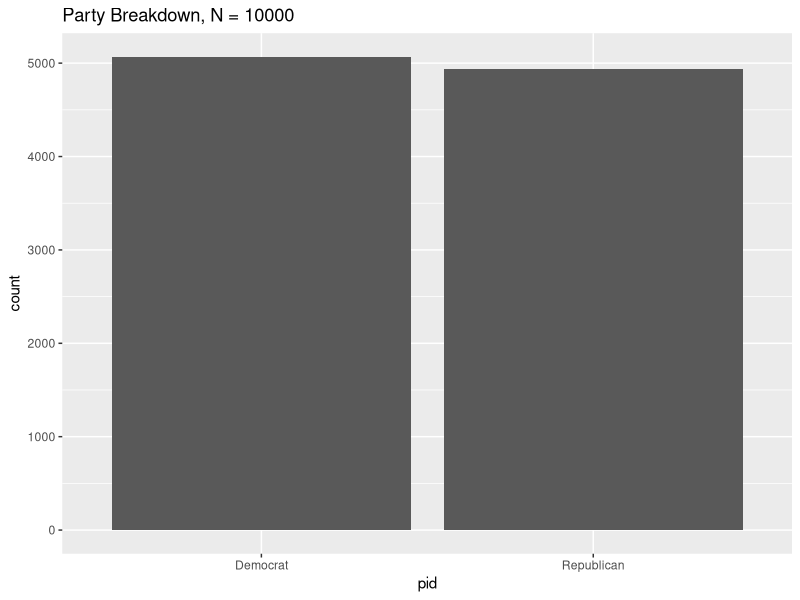
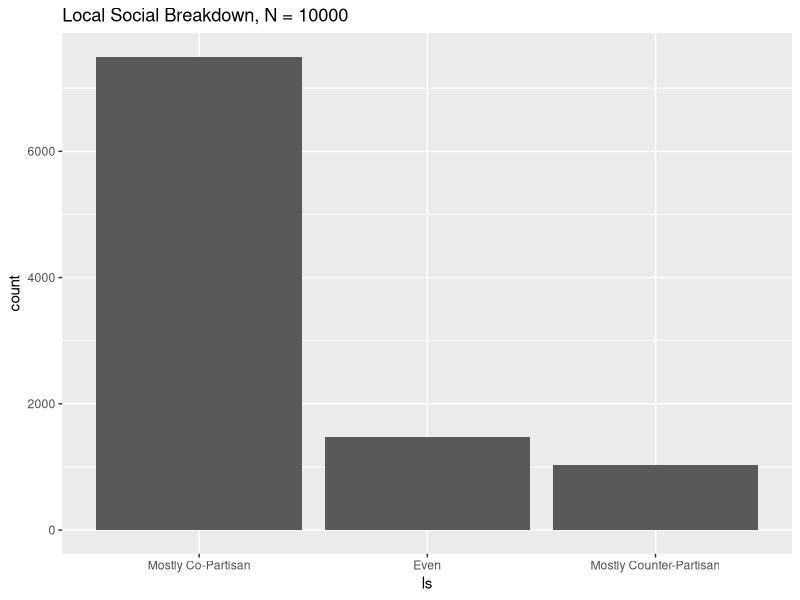
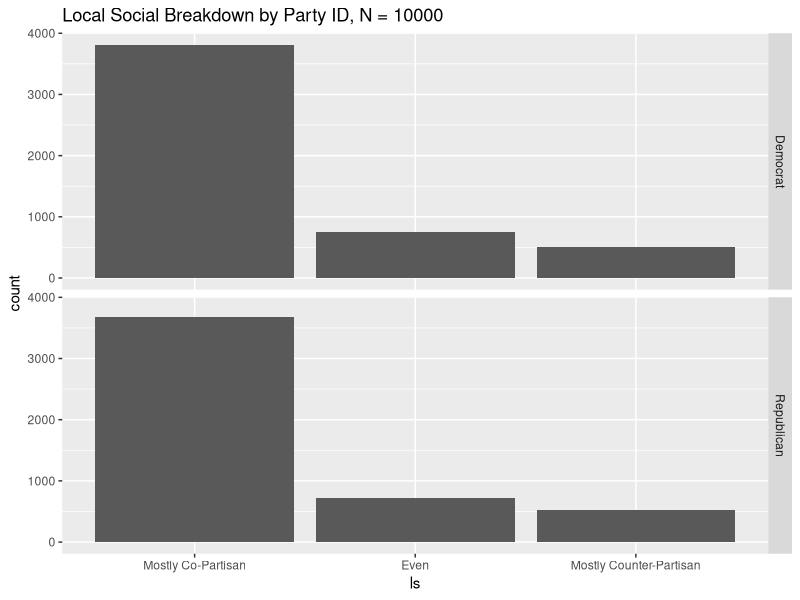
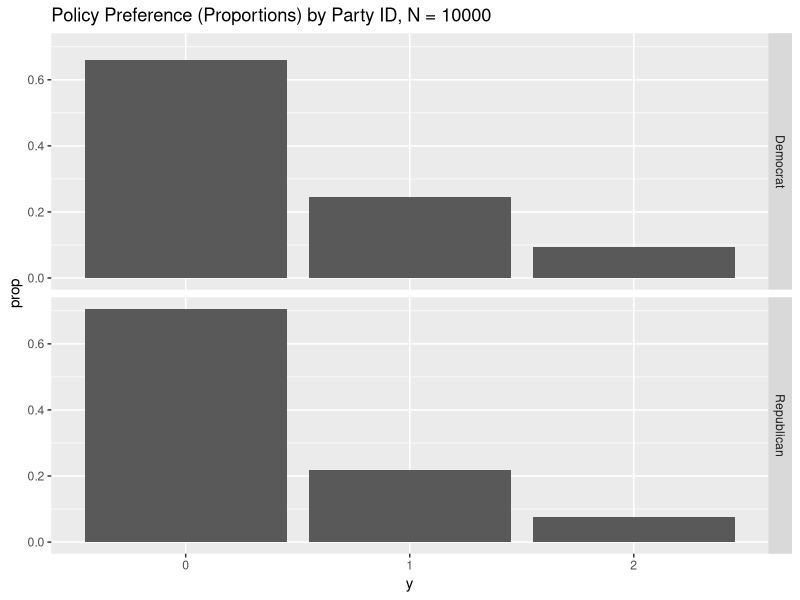
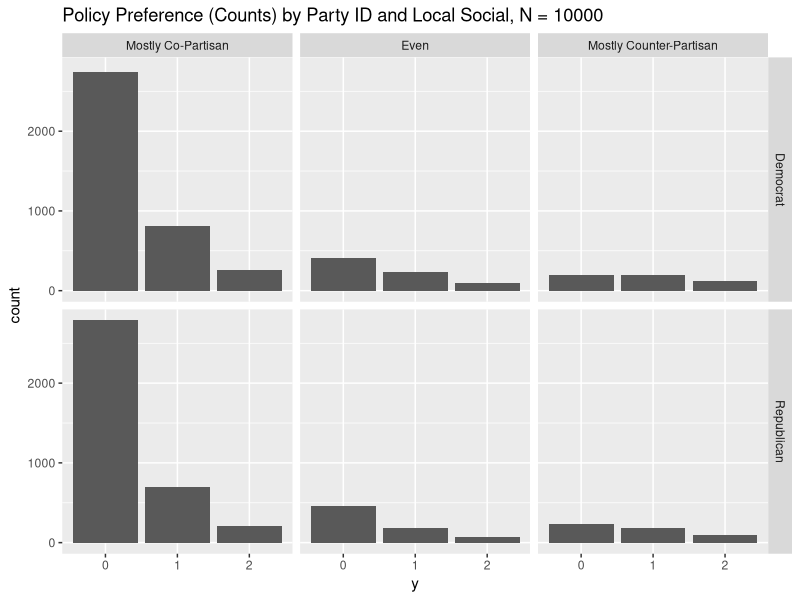
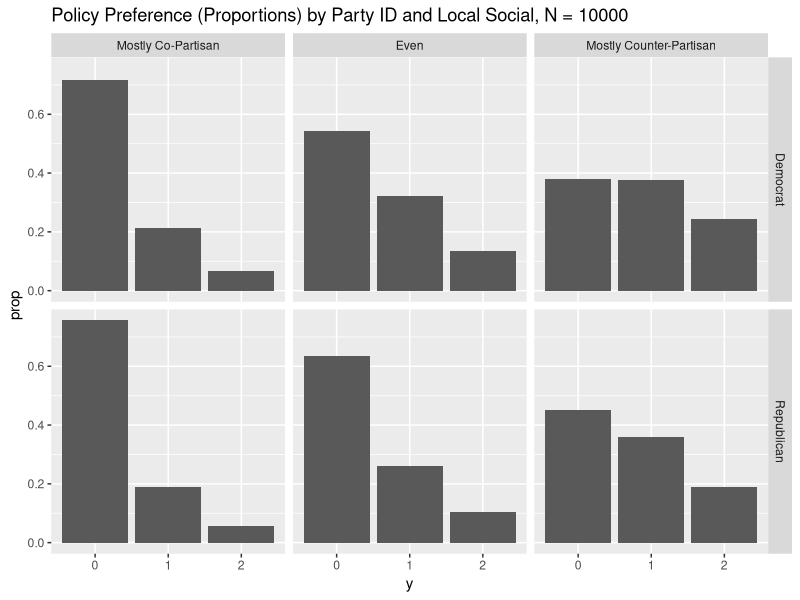

Reproduce these figures in R, in order.
library(dplyr)
library(ggplot2)
library(MASS)
library(patchwork)
library(arm)

# Helper function to create model parameters intuitively
make_params <- function(p_dem, p_rep, p_counter_dem, c, sigma=0) {
  # `p_dem`: desired P(Y_i = 0 | P_i = 0, L_i = 0), which is the probability that a
  # Democrat (P_i = 0) with mostly Democratic friends (L_i = 0) has a co-partisan
  # policy preference (Y_i = 0).
  
  # `p_rep`: desired P(Y_i = 0 | P_i = 1, L_i = 0), which is the probability that a
  # Republican (P_i = 1) with mostly Republican friends (L_i = 0) has a co-partisan
  # policy preference (Y_i = 0).
  
  # `p_counter_dem`: desired P(Y_i = 2 | P_i = 0, L_i = 0), which is the probability that a
  # Democrat (P_i = 0) with mostly Democratic friends (L_i = 0) takes a completely
  # counter-partisan policy preference (Y_i = 2).
  
  # `c`: coefficient for counterpartisanship in social group. The higher this
  # is, the greater the correlation between counterpartisan friends and
  # counterpartisan policy preferences.
  
  # `sigma`: scale for logistic distribution representing additional
  # person-level variation not explained by party ID or local social
  
  # Intercept
  a <- logit(1 - p_dem)
  
  # Coefficient for Republican
  b <- logit(1 - p_rep) - a
  
  # Cutoff parameter shifting log-odds for P(Y_i > 1)
  d <- a - logit(p_counter_dem)
  
  params <- list(a=a, b=b, c=c, d=d, sigma=sigma)
  return(params)
}

# Helper function to calculate policy preference probabilities for each person
probs <- function(party_id, local_social, params, noise=0) {
  # `party_id`: vector with entries in {0, 1}
  # `local_social`: vector with entries in {0, 1, 2}
  # `params`: list, output from `make_params`
  # `noise`: optional, vector of random individual-level logistic noise
  
  # Calculate the base log-odds, logit[ P(Y_i > 0) ]
  log_odds <- params$a + params$b * party_id + params$c * local_social + noise
  
  # Calculate the actual probabilities of each policy preference
  p_gt_0 <- invlogit(log_odds) # P(Y_i > 0)
  p_gt_1 <- invlogit(log_odds - params$d) # P(Y_i > 1)
  
  # We obtain the probabilities for specific preference values as follows
  #   P(Y_i = 0) = 1 - P(Y_i > 0) = 1 - p_gt_0
  #   P(Y_i = 1) = P(Y_i > 0) - P(Y_i > 1) = p_gt_0 - p_gt_1
  #   P(Y_i = 2) = P(Y_i > 1) = p_gt_1
  p <- cbind(1 - p_gt_0, p_gt_0 - p_gt_1, p_gt_1)
  colnames(p) <- c("p0", "p1", "p2")
  return(p)
}

add_helper_columns <- function(df) {
  # `df`: data.frame containing columns `party_id`, `local_social`
  party_names <- c("Democrat", "Republican")
  local_social_levels <- c("Mostly Co-Partisan", "Even", "Mostly Counter-Partisan")
  
  pid <- factor(party_names[df$party_id + 1], levels=party_names)
  
  ls <- factor(
    local_social_levels[df$local_social + 1],
    levels=local_social_levels
  )
  
  return(data.frame(cbind(pid, ls, df)))
}

simulate_data <- function(N, params) {
  # P_i, party_id. coded as 0 for D, 1 for R.
  party_id <- rbinom(N, 1, 0.5)
  
  # Let's say that people answer according to the following distribution:
  #   Mostly co-partisan (0):        0.75
  #   Roughly even (1):              0.2
  #   Mostly counter-partisan (2):   0.05
  
  # L_i, local social partisanship
  ls_probs <- c(0.75, 0.15, 0.1)
  local_social <- sample(0:2, N, replace=TRUE, prob=ls_probs)
  
  # For simplicity, start with one economic question on a 3-point scale.
  # For example: "The current income tax rate for the highest tax bracket is
  # 37%. Should it be raised, lowered or kept the same?"
  #     i) Raised ii) Kept the same iii) Lowered
  # Denote this by Y_i. Code the variable such that
  #     0: Expected partisan position. "Raised" for D, "Lowered" for R.
  #     1: Middle option.
  #     2: Counter-partisan position. "Lowered" for D, "Raised" for R.
  
  # The ordinal regression model for this problem can be written as:
  # P(Y_i > 0) = invlogit(a + XB)
  # P(Y_i > 1) = invlogit(a + XB - c)
  
  # Additionally, we treat the categorical predictor L_i as a continuous
  # variable, essentially meaning that we assume the "effect" on policy
  # preferences is the samewhen comparing 0 to 1 or 1 to 2. This way,
  # we only have one parameter whose significance we need to assess, simplifying
  # the power analysis.
  
  # Our model is thus:
  #    P(Y_i > 0) = invlogit(a + b * P_i + c * L_i + epsilon),
  #    P(Y_i > 1) = invlogit(a + b * P_i + c * L_i - d + epsilon).
  
  # Generate additional person-level variation not explained by party ID or local social
  eps <- rnorm(N, 0, params$sigma)
  
  # Calculate the probabilities of each person having each preference,
  # based on the proided params a, b, c, d, and the generated variation epsilon.
  p <- probs(party_id, local_social, params, eps)
  
  # Generate outcome variable from these probabilities
  y <- rep(0, N)
  for (i in 1:N) {
    y[i] <- sample(0:2, 1, prob=p[i,])
  }
  
  result <- data.frame(cbind(party_id, local_social, y, p))
  
  # Add some helper columns
  result <- add_helper_columns(result)
  
  # change `y` to a factor for use in polr down the line
  result$y <- factor(result$y, levels=0:2)
  
  return(result)
}

plot_simulation <- function(data) {
  N <- nrow(data)
  print(
    ggplot(data, aes(x=pid)) +
    geom_bar() +
    ggtitle(paste0("Party Breakdown, N = ", N))
    )
  
  print(
    ggplot(data, aes(x=ls)) +
    geom_bar() +
    ggtitle(paste0("Local Social Breakdown, N = ", N))
    )
  
  print(
    ggplot(data, aes(x=ls)) +
    geom_bar() +
    facet_grid(rows=vars(pid)) +
    ggtitle(paste0("Local Social Breakdown by Party ID, N = ", N))
    )
  
  # probs
  data %>% distinct(party_id, local_social, .keep_all=TRUE) %>%
    arrange(party_id, local_social) %>%
    dplyr::select(-c(y, party_id, local_social)) %>%
    relocate(pid, ls)
  
  print(
    ggplot(data, aes(x=y)) +
    geom_bar(aes(y=after_stat(prop), group=1)) +
    facet_grid(vars(pid)) +
    ggtitle(paste0("Policy Preference (Proportions) by Party ID, N = ", N))
    )
  
  print(
    ggplot(data, aes(x=y)) +
    geom_bar() +
    facet_grid(vars(pid), vars(ls)) +
    ggtitle(paste0("Policy Preference (Counts) by Party ID and Local Social, N = ", N))
    )
  
  print(
    ggplot(data, aes(x=y)) +
    geom_bar(aes(y=..prop.., group=1)) +
    facet_grid(vars(pid), vars(ls)) +
    ggtitle(paste0("Policy Preference (Proportions) by Party ID and Local Social, N = ", N))
    )
}
fit_model <- function (data) {
  model <- polr(y ~ party_id + local_social, data, Hess=TRUE)
  return(model)
}

run_sims <- function (n_iter, n_sample, params, alpha=0.05) {
  ests <- rep(0, n_iter)
  ses <- rep(0, n_iter)
  signif <- rep(FALSE, n_iter)
  
  for (i in 1:n_iter) {
    data <- simulate_data(n_sample, params)
    g <- fit_model(data)
    
    ests[i] <- as.numeric(g$coefficients["local_social"])
    ses[i] <- sqrt(diag(vcov(g))["local_social"])
    
    ci <- suppressMessages(confint(g, level=1-alpha))
    lower_gt_0 <- ci["local_social", 1] > 0
    upper_lt_0 <- ci["local_social", 2] < 0
    signif[i] <- lower_gt_0 || upper_lt_0
  }
  return(data.frame(cbind(ests, ses, signif)))
}

check_power <- function(n_iter, n_sample, params, alpha=0.05) {
  result <- run_sims(N_iter, N, params, alpha=alpha)
  return(mean(result$signif))
}

# p that a democrat with mostly dem friends has a dem view
p_dem <- 0.75 
# p that a republican with mostly rep friends has rep view
p_rep <- 0.8 
# p that a dem with mostly dem friends has a rep view
p_counter_dem <- 0.05

# "effect" size. higher c means it's more likely that people with
# counter-partisan friends will have counter-partisan views
c <- 0.8

# noise scale
sigma <- 1

params <- make_params(p_dem, p_rep, p_counter_dem, c, sigma)

data <- simulate_data(10000, params)
plot_simulation(data)
display(fit_model(data))

N_iter <- 1000
N <- 300
print(paste0("Power, N = ", N, ": ", check_power(N_iter, N, params)))
